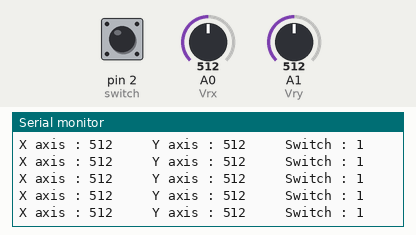
Recording of a sketch running on a simulated Arduino Uno, built with avr-gcc and run on an emulated ATmega328P. Shown: the last lines printed to the serial monitor. The test bench sets the inputs (shaded band); at power-on: A0 (Vrx) = 512, A1 (Vry) = 512, pin 2 (switch) HIGH.

Above: at 1.2 s.
1.3 s: A0 (Vrx) set to 108
At 1.41 s:
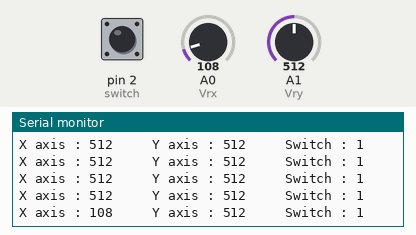
4.3 s: A0 (Vrx) set to 88
At 4.32 s:
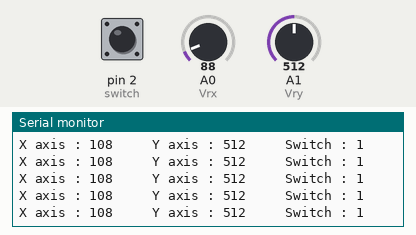
5.8 s: A1 (Vry) set to 111
At 5.82 s:
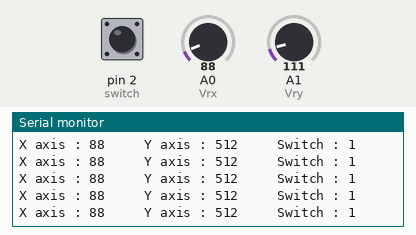
7.3 s: A1 (Vry) set to 90
At 7.32 s:
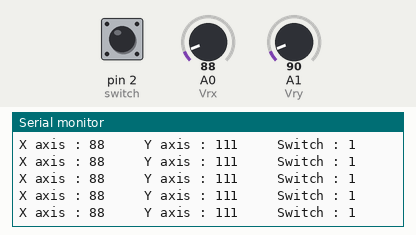
10.3 s: A0 (Vrx) set to 11
At 10.3 s:
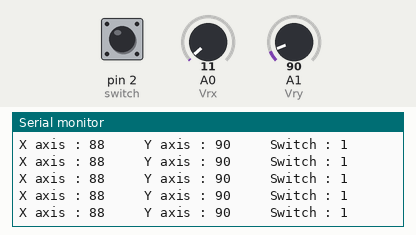
11.8 s: A0 (Vrx) set to 8
At 11.81 s:
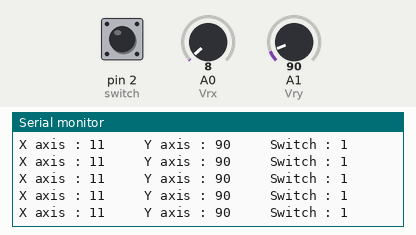
Timing chart, 0 to 14.8 s (numbered marks = the images above; inputs shaded):
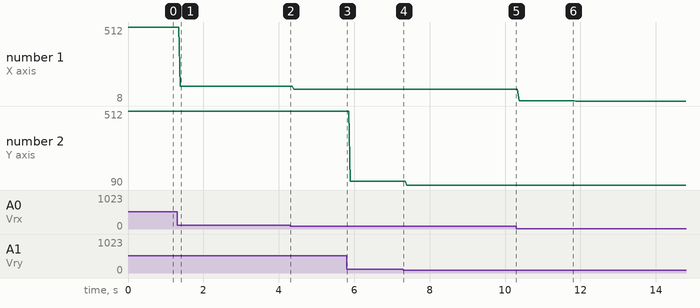

The sketch:

joystick.ino
```cpp
/* Code written by Adrien Louvrier, 27/12/2020
 *
 * Objective : test a joystick printing values on the monitor
 * Card used : Arduino Uno
 *
 * Electronic Circuit :
 * input :
 *  - joystick (x axis pin -> pin A0, y axis pin -> A1, switch pin -> pin 2, Vcc pin -> pin 5V, grd pin -> grd pin)
 *
 * output : none
 */

 #define Vrx A0
 #define Vry A1

 #define switch 2

void setup() {
  pinMode(switch, INPUT);
  Serial.begin(9600);
}

void loop() {
  int VrxValue = analogRead(Vrx);
  int VryValue = analogRead(Vry);
  int switchValue = digitalRead(switch);

  Serial.print("X axis : ");
  Serial.print(VrxValue);
  Serial.print("     ");
  Serial.print("Y axis : ");
  Serial.print(VryValue);
  Serial.print("     ");
  Serial.print("Switch : ");
  Serial.print(switchValue);
  Serial.println("");
}
```

Measured:
- after the input at 1.3 s, the serial monitor: prints a new line after 0.09 s (image 1)
- plotted number 1: 512 → 108 after the input at 1.3 s, 108 → 88 after the input at 4.3 s, 88 → 11 after the input at 10.3 s, 11 → 8 after the input at 11.8 s
- plotted number 2: 512 → 111 after the input at 5.8 s, 111 → 90 after the input at 7.3 s
